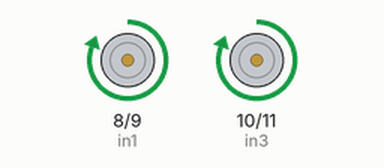
Simulated run of this sketch. Board: Arduino Uno, built with avr-gcc and run on an emulated ATmega328P. Shown: motor-driver pin pairs drawn as motors (green arrow = first pin HIGH = forward, orange = second pin HIGH = backward, longer = more drive, scaled by the enable pin).

Above: at 0.5 s.
At 2.0 s:
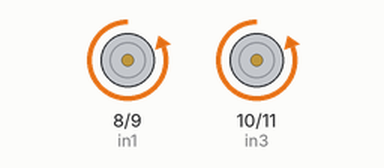
At 3.5 s:
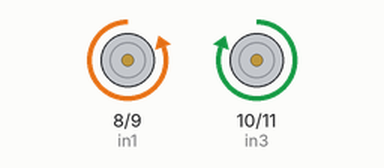
At 4.5 s:
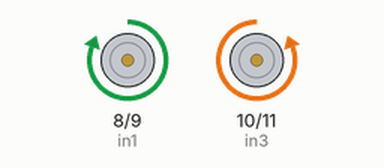
Timing chart, 0 to 7.2 s (numbered marks = the images above):
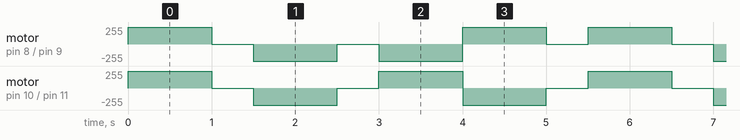

Measured:
- by itself, motor on pin 8 (in1) / pin 9 (in2): repeats every 5.5 s: 2 × (stopped 0.50 s, backward 255/255 1.0 s), forward 255/255 1.0 s, stopped 0.50 s, forward 255/255 1.0 s
- by itself, motor on pin 10 (in3) / pin 11 (in4): repeats every 5.5 s: stopped 0.50 s, backward 255/255 1.0 s, stopped 0.50 s, forward 255/255 1.0 s, backward 255/255 1.0 s, stopped 0.50 s, forward 255/255 1.0 s

The sketch:

test_motors.ino
```cpp
// Declare pins
#define ENA 7
#define in1 8
#define in2 9
#define in3 10
#define in4 11
#define ENB 12

int pins[] = {7,8,9,10,11,12};

void setup() {
 for (int i = 0; i <5; i++)
 {
    pinMode(pins[i],OUTPUT);
 }
   Switch_ON();
}

void loop() {
  Forward();
  delay(1000);
  Brake();
  delay(500);
  Switch_ON();
  Backward();
  delay(1000);
  Brake();
  delay(500);
  Switch_ON();
  Left();
  delay(1000);
  Right();
  delay(1000);
  Brake();
  delay(500);
  Switch_ON();

}


// TURN ON MOTORS
void Switch_ON()
{
  analogWrite(ENA,190);
  analogWrite(ENB,190);
}

// TURN OFF MOTORS
void Switch_OFF()
{
  digitalWrite(ENA, LOW );
  digitalWrite(ENB, LOW );
}

// Forward
void Forward()
{
  digitalWrite(in1, HIGH); // TURNING MOTOR 1 FORWARD
  digitalWrite(in2, LOW);

  digitalWrite(in3, HIGH); // TURNING MOTOR 2 FORWARD
  digitalWrite(in4, LOW);
}

// BACKWARD
void Backward()
{
  digitalWrite(in1, LOW); // TURNING MOTOR 1  BACK
  digitalWrite(in2, HIGH);

  digitalWrite(in3, LOW); // TURNING MOTOR 2  BACK
  digitalWrite(in4, HIGH);
}

// RIGHT
void Right()
{
  digitalWrite(in1, HIGH ); // TURNING MOTOR 1  FORWARD
  digitalWrite(in2, LOW);

  digitalWrite(in3, LOW); // TURNING MOTOR 2  BACKWARD
  digitalWrite(in4, HIGH);
}

// TURN ROBOT LEFT
void Left()
{
  digitalWrite(in1, LOW); // TURNING MOTOR 1  BACKWARD
  digitalWrite(in2, HIGH);

  digitalWrite(in3, HIGH); // TURNING MOTOR 2  FORWARD
  digitalWrite(in4, LOW);
}

// BRAKE
void Brake()
{
  digitalWrite(in1, LOW); // TURNING MOTOR 1 off
  digitalWrite(in2, LOW);

  digitalWrite(in3, LOW); // TURNING MOTOR 2 off
  digitalWrite(in4, LOW);
}
```
